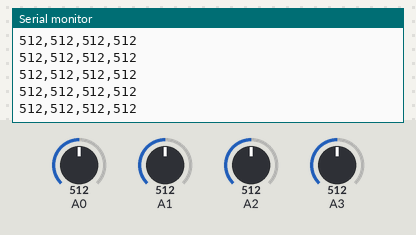
The sketch below on a simulated Arduino Uno, built with avr-gcc and run on an emulated ATmega328P. On the bench: the last lines printed to the serial monitor. The test bench sets the inputs (shaded band); at power-on: A1 = 512, A0 = 512, A2 = 512, A3 = 512.

Above: at 8.7 s.
8.8 s: A1 set to 110
At 8.88 s:
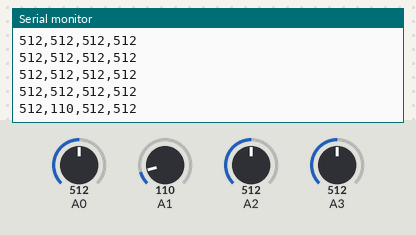
11.8 s: A1 set to 92
At 11.8 s:
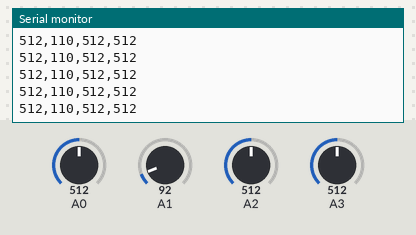
Timing chart, 0 to 14.3 s (numbered marks = the images above; inputs shaded):
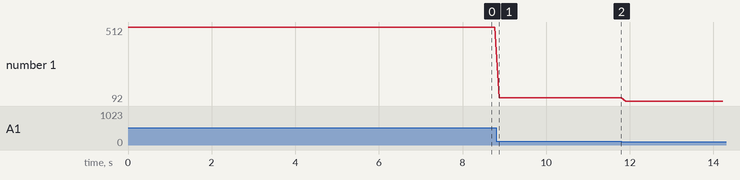

Measured:
- after the input at 8.8 s, the serial monitor: prints a new line after 0.07 s (image 1)
- plotted number 1: 512 → 110 after the input at 8.8 s, 110 → 92 after the input at 11.8 s

The sketch:

test_analog_4ch.ino
```cpp
// (licence header left out)
char buffer[30];

void setup() {
  Serial.begin(9600);
}

void loop() {
  int value0 = analogRead(A0);
  int value1 = analogRead(A1);
  int value2 = analogRead(A2);
  int value3 = analogRead(A3);
  sprintf(buffer, "%d,%d,%d,%d", value0, value1, value2, value3);
  Serial.println(buffer);
  delay(100);
}
```
